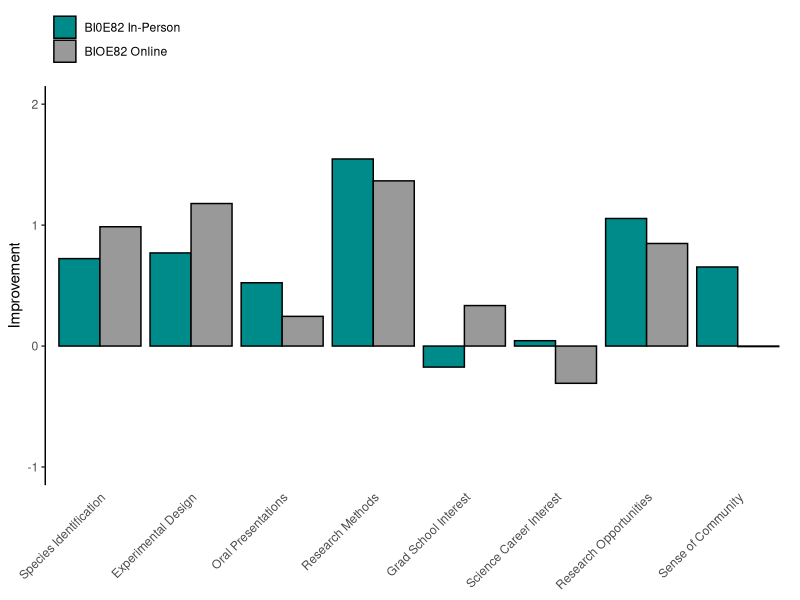

Recreate this plot in R.
## ---- chunk 1
library(tidyverse)
library(ggthemes)
library(ggplot2) # load these libraries so I can access tools
classoutcomesData<-read.table(file="data/classoutcomes.csv", header=TRUE, sep = ",") # upload Race et. al data and assign it to this variable

glimpse(classoutcomesData)
head(classoutcomesData)
colnames(classoutcomesData)[16] ="Metric" # rename these columns to make them a bit easier to call
colnames(classoutcomesData)[17] ="Class In-Person"
colnames(classoutcomesData)[18] ="Class Online"
classoutcomesDF<-data.frame(classoutcomesData[c(2:9),c("Metric", "Class In-Person", "Class Online")]) # create a new df using these parameters
data_mod <- cbind(classoutcomesDF[1], stack(classoutcomesDF[2:3])) # stack in person and online so data_mod can be placed into the ggplot code
data_mod$values <- as.numeric(data_mod$values) # coerce the values column to be numeric because ggplot cannot plot y if it is in character format

classoutcomes_plot <- ggplot(data_mod, aes(fill=ind, y=values, x=Metric)) +
    geom_bar(position="dodge", stat="identity", color="black") +
  scale_x_discrete(limit=c("Flora/Fauna", "Experimental Design", "Oral Presentation", "Field Research", "Graduate Degree", "Science Career", "Research Opportunities", "UCSC Community"),
        labels=c("Species Identification", "Experimental Design", "Oral Presentations", "Research Methods", "Grad School Interest", "Science Career Interest", "Research Opportunities",  "Sense of Community")) +
  ylim(-1,2)+
  theme_bw() + # remove background
  theme(panel.border = element_blank(), panel.grid.major = element_blank(), # remove panel border and grid
panel.grid.minor = element_blank(), axis.line.x = element_blank(), axis.line.y=element_line(colour="black"), axis.ticks.x = element_blank()) + # remove background elements, remove x axis line, add black y axis line, remove x axis ticks
  theme(axis.text.x = element_text(angle = 45, hjust=1)) +
  xlab(NULL) +
  ylab("Improvement") +
  scale_fill_manual(labels=c("BI0E82 In-Person", "BIOE82 Online"), values=c("darkcyan", "gray60")) +
  theme(legend.title=element_blank(),
        legend.position='top', 
        legend.justification='left',
        legend.direction='vertical')
print(classoutcomes_plot)

